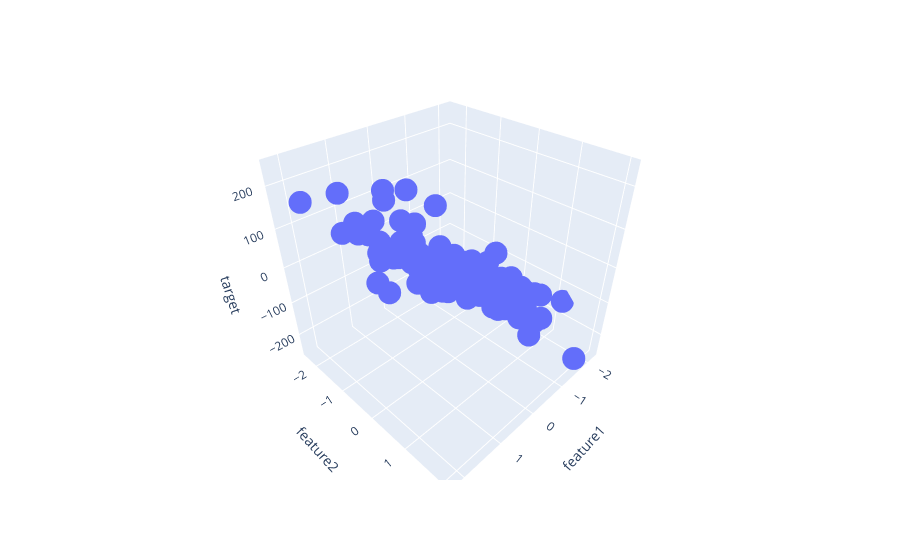

The notebook cell saved with this chart:
### Code cell
fig = px.scatter_3d(df, x='feature1', y='feature2', z='target')

fig.show()
